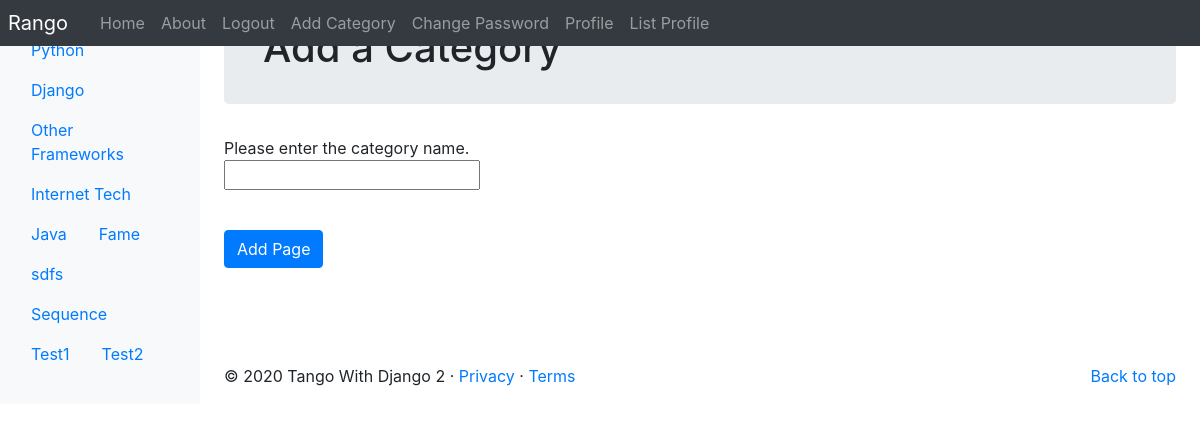
Screenshot of /rango/add_category/ (signed in) with the database file from the repository.
### rango/models.py (models this page shows, shortened)
class Category(models.Model):
	name = models.CharField(max_length=128, unique=True)
	NAME_MAX_LENGTH = 128
	views= models.IntegerField(default=0)
	likes = models.IntegerField(default=0)
	slug = models.SlugField(unique=True)
	class Meta:
		verbose_name_plural = 'Categories'

### rango/views.py (the view, shortened to what this page needs)
# urls.py: path('add_category/', AddCategoryView.as_view(), name='add_category'),
class AddCategoryView(View):
	@method_decorator(login_required)
	def get(self, request):
		form = CategoryForm()
		return render(request, 'rango/add_category.html',{'form':form})

### rango/forms.py
class CategoryForm(forms.ModelForm):
	name = forms.CharField(max_length=Category.NAME_MAX_LENGTH, help_text='Please enter the category name.')
	views = forms.IntegerField(widget=forms.HiddenInput(),initial = 0)
	likes = forms.IntegerField(widget=forms.HiddenInput(), initial=0)
	slug = forms.CharField(widget=forms.HiddenInput(), required=False)
	class Meta:
		model = Category
		fields = ('name',)

### rango/templatetags/rango_template_tags.py (called while the page is built)
@register.inclusion_tag('rango/categories.html')
def get_category_list(current_category = None):
    return{'categories': Category.objects.all(),
           'current_category': current_category}

### templates/rango/add_category.html (shortened to what this page needs)
{% extends 'rango/base.html' %}
{% load staticfiles %}
{% block body_block %}
<div class="jumbotron p-4">
	<div class="container">
		<h1 class="jumbotron-heading">Add a Category</h1>
	</div>
</div>
<div class="container">
	<div class="row">
		<form id="category_form" method="post" action="{% url 'rango:add_category' %}">
			{% for field in form.visible_fields %}
				{{ field.help_text}} <br />
				{{ field }} <br />
				<div class="p-2"></div>
			{% endfor %}
			<br />
			<button class="btn btn-primary" type="submit" name="submit">
				Add Page
			</button>
			<div class="p-5"></div>
		</form>
	</div>
</div>
{% endblock %}

### templates/rango/categories.html (shortened to what this page needs)
<ul class="nav flex-cloumn">
	{% if categories %}
		{% for c in categories %}
			{% if c == current_category %}
				<li class="nav-item">
					<a class="nav-link active" href="{% url 'rango:show_category' c.slug %}">
						<span data-feather="archive"></span>{{ c.name }}
					</a>
				</li>
			{% else %}
			<li class="nav-item">
				<a class="nav-link" href="{% url 'rango:show_category' c.slug %}">
					{{ c.name }}
				</a>
			</li>
			{% endif %}
		{% endfor %}
	{% else %}
	<li class="nav-item">There are no categories present</li>
	{% endif %}
</ul>

### rows the page displays
Category: name "Python"
Category: name "Django"
Category: name "Other Frameworks"
Category: name "Internet Tech"
Category: name "Java"
Category: name "Fame"
Category: name "sdfs"
Category: name "Sequence"
Category: name "Test1"
Category: name "Test2"

### other values shown
{{ field.help_text }} "Please enter the category name."
